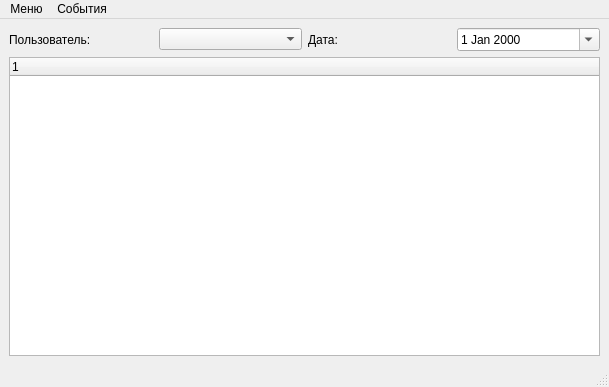
<?xml version="1.0" encoding="UTF-8"?>
<ui version="4.0">
 <class>MainWindow</class>
 <widget class="QMainWindow" name="MainWindow">
  <property name="geometry">
   <rect>
    <x>0</x>
    <y>0</y>
    <width>609</width>
    <height>387</height>
   </rect>
  </property>
  <property name="windowTitle">
   <string>EventViewLite</string>
  </property>
  <widget class="QWidget" name="centralwidget">
   <layout class="QGridLayout" name="gridLayout">
    <item row="0" column="0">
     <layout class="QHBoxLayout" name="horizontalLayout_2">
      <item>
       <widget class="QLabel" name="label">
        <property name="text">
         <string>Пользователь:</string>
        </property>
       </widget>
      </item>
      <item>
       <widget class="QComboBox" name="comboUser"/>
      </item>
     </layout>
    </item>
    <item row="0" column="1">
     <layout class="QHBoxLayout" name="horizontalLayout">
      <item>
       <widget class="QLabel" name="label_2">
        <property name="text">
         <string>Дата:</string>
        </property>
       </widget>
      </item>
      <item>
       <widget class="QDateEdit" name="dateStamp">
        <property name="calendarPopup">
         <bool>true</bool>
        </property>
       </widget>
      </item>
     </layout>
    </item>
    <item row="1" column="0" colspan="2">
     <widget class="QTreeWidget" name="treeEvents">
      <column>
       <property name="text">
        <string notr="true">1</string>
       </property>
      </column>
     </widget>
    </item>
   </layout>
  </widget>
  <widget class="QMenuBar" name="menubar">
   <property name="geometry">
    <rect>
     <x>0</x>
     <y>0</y>
     <width>609</width>
     <height>18</height>
    </rect>
   </property>
   <widget class="QMenu" name="menu">
    <property name="title">
     <string>Меню</string>
    </property>
    <addaction name="actionExit"/>
   </widget>
   <widget class="QMenu" name="menu_3">
    <property name="title">
     <string>События</string>
    </property>
    <addaction name="actionRefresh"/>
   </widget>
   <addaction name="menu"/>
   <addaction name="menu_3"/>
  </widget>
  <widget class="QStatusBar" name="statusbar"/>
  <action name="actionExit">
   <property name="text">
    <string>Выход</string>
   </property>
  </action>
  <action name="actionHideColUser">
   <property name="text">
    <string>Скрыть колонку Пользователь</string>
   </property>
  </action>
  <action name="actionRefresh">
   <property name="text">
    <string>Обновить</string>
   </property>
   <property name="shortcut">
    <string>F5</string>
   </property>
  </action>
 </widget>
 <resources/>
 <connections/>
</ui>
